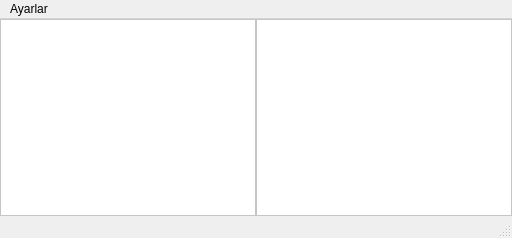
<?xml version="1.0" encoding="UTF-8"?>
<ui version="4.0">
 <class>MainWindow</class>
 <widget class="QMainWindow" name="MainWindow">
  <property name="geometry">
   <rect>
    <x>0</x>
    <y>0</y>
    <width>512</width>
    <height>238</height>
   </rect>
  </property>
  <property name="windowTitle">
   <string>MainWindow</string>
  </property>
  <widget class="QWidget" name="centralwidget">
   <property name="styleSheet">
    <string notr="true">#justReadZone, #readAndWriteZone {
	background-color: white;
}</string>
   </property>
   <layout class="QHBoxLayout" name="horizontalLayout_2">
    <property name="spacing">
     <number>0</number>
    </property>
    <property name="leftMargin">
     <number>0</number>
    </property>
    <property name="topMargin">
     <number>0</number>
    </property>
    <property name="rightMargin">
     <number>0</number>
    </property>
    <property name="bottomMargin">
     <number>0</number>
    </property>
    <item>
     <widget class="QPlainTextEdit" name="justReadZone"/>
    </item>
    <item>
     <widget class="QPlainTextEdit" name="readAndWriteZone"/>
    </item>
   </layout>
  </widget>
  <widget class="QMenuBar" name="menubar">
   <property name="geometry">
    <rect>
     <x>0</x>
     <y>0</y>
     <width>512</width>
     <height>23</height>
    </rect>
   </property>
   <widget class="QMenu" name="menuAyarlar">
    <property name="title">
     <string>Ayarlar</string>
    </property>
   </widget>
   <addaction name="menuAyarlar"/>
  </widget>
  <widget class="QStatusBar" name="statusbar"/>
 </widget>
 <resources/>
 <connections/>
</ui>
